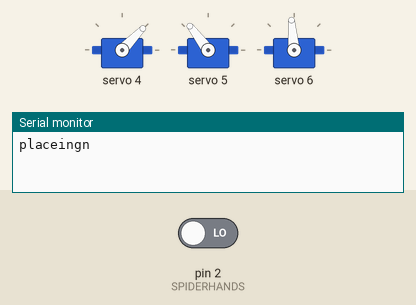
Simulated run of this sketch. Board: Arduino Uno, built with avr-gcc and run on an emulated ATmega328P. Shown: 3 × servo, the last lines printed to the serial monitor. The test bench sets the inputs (shaded band); at power-on: pin 2 (SPIDERHANDS) LOW.

Above: at 3.8 s.
3.9 s: pin 2 (SPIDERHANDS) driven HIGH
At 5.0 s:
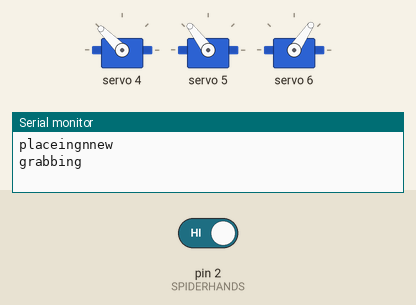
At 5.38 s:
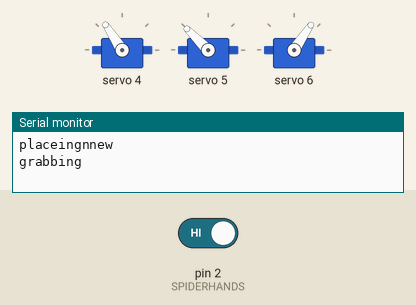
6.9 s: pin 2 (SPIDERHANDS) driven LOW
At 8.1 s:
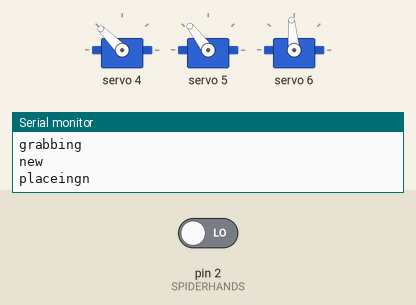
Timing chart, 0 to 9.9 s (numbered marks = the images above; inputs shaded):
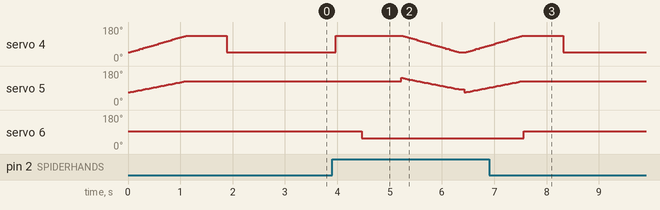

Measured:
- after the input at 3.9 s, servo 6: 95° → 56° after 0.57 s
- after the input at 6.9 s, servo 4: goes on until 8.3 s, then stays 46°; servo 5: goes on until 7.5 s, then stays 127°; servo 6: goes on until 7.6 s, then stays 95°

The sketch:

robo_update.ino
```cpp
/************************************************************************
 * robo_arms
 *
 * AUTHOR: Brandon Arnold
 * CREATED: 16:15, 14 April 2016
 * DESCRIPTION: This program will be running on an Arduino Uno equipped w/
 *   an Adafruit Servo/PWM shield capable of controlling up to 16 servos or
 *   PWM channels. The program is meant to control 3 robotic arms (3 servos
 *   each) each equipped w/ 1 grabber (1 servo each) to grab or place PVC
 *   rings with an external diameter of 2.375".
 *
 *   This robot will be competing as a part of Cal Poly's Roborodentia XXI
 *   which is a competition put on every year by the Roborodentia club as a
 *   part of Cal Poly's Open House, in particular as a part of the CPE/EE
 *   showcase.
 *
 *   This is the main driving program for the robotic arms that detects pin
 *   change interrupts and performs a certain routine according the the pin
 *   that the change is detected on.
 *
 * CONSIDERATIONS:
 *   - The servos will potentially draw a significant amount of current
 *     when moving all at the same time. This current will be investigated
 *     at several times by using a current-monitoring power supply to power
 *     the servo shield
 *   - It may be worth investigating whether to move the servos more slowly
 *     than their maximum speed in order to not jeopardize the physical arm
 *     and it's stability.
 *
 * NOTES:
 *   - Some of this code is adopted from the example provided as a part of
 *     the Adafruit library associated with the Adafruit Servo/PWM shield.
 *   - The number associated with the servos will increase from the base of
 *     the robotic arm to the tip. The first 'shoulder' servos will thus be
 *     numbered 0,4,8; the second 'elbow' servos will be 1,5,9; the third
 *     'wrist' servos will be numbered 2,6,10; finally, the servos driving
 *     the grabbers will be designated 3,7,11.
 *   - The servos responsible for turning the right and left arms will be
 *     numbered 12 (left) and 13 (right).
 *
 *************************************************************************/
#include <Wire.h>
#include <Adafruit_PWMServoDriver.h>


// called this way, it uses the default address 0x40
Adafruit_PWMServoDriver pwm = Adafruit_PWMServoDriver();
// you can also call it with a different address you want
//Adafruit_PWMServoDriver pwm = Adafruit_PWMServoDriver(0x41);

// Depending on your servo make, the pulse width min and max may vary, you
// want these to be as small/large as possible without hitting the hard stop
// for max range. You'll have to tweak them as necessary to match the servos you
// have!
#define SERVOMIN  150 // this is the 'minimum' pulse length count (out of 4096)
#define SERVOMAX  600 // this is the 'maximum' pulse length count (out of 4096)
#define SERVOMID  375 // approximate middle of the range shown above

#define SHOULDER_HIGH 40
#define SHOULDER_LOW 130
#define WRIST_HIGH 60
#define WRIST_LOW 140
#define GRABBER_OPEN 90
#define GRABBER_CLOSE 50

//MANA'S CHANGES
#define SPIDERHANDS 2

// *********** UPDATE ************
// Globals
int servos[16] = {0,0,0,0,0,0,0,0,0,0,0,0,0,0,0,0}; // Update this if possible when moving a servo
// *******************************

// Macro for mapping angle values to a pulse length
#define convert(x) map(x,0,180,SERVOMIN,SERVOMAX)

// States
enum State { ringsGrabbed, emptyHands };
State currState = emptyHands;

void setup() {
  // No serial communication in the actual run code
  pwm.begin();
  Serial.begin(9600);
  pwm.setPWMFreq(60);  // Analog servos run at ~60 Hz updates

  pinMode(SPIDERHANDS, INPUT);
  centerPlace();
 // pinMode(13, OUTPUT);
//  digitalWrite(SPIDERHANDS, HIGH);
  //enableInterrupt(SPIDERHANDS, positionArms, CHANGE);
  //attachInterrupt(digitalPinToInterrupt(SPIDERHANDS),centerGrab, RISING);
  //attachInterrupt(digitalPinToInterrupt(SPIDERHANDS),centerPlace, FALLING);
  //yield();
}

void loop() {
  if(digitalRead(SPIDERHANDS) == HIGH) {
    positionArms();
    delay(1);
  }

}

/*
 * positionArms() takes an array of integers as an argument which represents
 *   the position in degrees of each servo channel [0-15] on the servo shield.
 *   The degree values can be inclusively within the range of 0-180 and will
 *   be written in as global constants for the four different states that the
 *   robo arms will potentially be in (grab rings - close, grab rings - far,
 *   place rings - close, place rings - far).
 *
 *   CONSIDERATIONS: I should consider when I am placing or grabbing rings
 *   because each case may require moving the servos in separate orders.
 */
void positionArms(){
  //noInterrupts();
  Serial.println("new");
  delay(70);
  //Argument was int servoarms[]
// ALL OF THE BELOW CODE IS DEPRECATED FOR THE TIME BEING BECAUSE ROBOTS
//  int pulseLen[16]; // array for pulse values for use with setPWM()
//
//  // map all degree values to pulse values
//  for(int i = 0; i < 16; i++){
//    pulseLen[i] = map(servoDegrees[i], 0, 180, SERVOMIN, SERVOMAX);
//  }
//  // first rotate the servos which control the turning of the left/right arms
//  pwm.setPWM(12, 0, pulseLen[12]); // left arm
//  pwm.setPWM(13, 0, pulseLen[13]); // right arm
//
//  // move each arm individually and delay a bit after adjusting the servos
//  //  in an arm
//  for(int j = 0; j < 12; j++){
//    if(j > 0 && (j % 4 == 0)){ // If we're about to start the 2nd/3rd arm
//      delay(500); // wait a 1/2 second
//    }
//    pwm.setPWM(j, 0, pulseLen[j]);
//  }


  if(currState == ringsGrabbed){
    centerPlace();
    currState = emptyHands;
  }
  else if(currState == emptyHands){
    centerGrab();
    currState = ringsGrabbed;
  }

  //interrupts();
}


/*
 * The servos that are a part of the center arm reside on shield PWM channels
 * 4 (shoulder), 5 (wrist), and 6 (grabber).
 *
 * NOTE: delays are probably unnecessary.
 * SHOULDER HIGH POINT: 40
 * SHOULDER LOW POINT: 130
 * WRIST LOW POINT: 90
 * WRIST HIGH : 30
 * GRABBER OPEN: 90
 * GRABBER CLOSE: 60
 */
void centerGrab() {
  Serial.print("grabbing \n");
  pwm.setPWM(4, 0, convert(SHOULDER_LOW)); delay(500);
  //pwm.setPWM(5, 0, convert(WRIST_LOW)); delay(150);
  pwm.setPWM(6, 0, convert(GRABBER_CLOSE)); delay(750);

  // Lift after grabbing
  slowLiftOrDrop(1);
}

void centerPlace() {
  Serial.print("placeingn");
  slowLiftOrDrop(0);
  //pwm.setPWM(5, 0, convert(WRIST_HIGH)); delay(150);
  pwm.setPWM(6, 0, convert(GRABBER_OPEN)); delay(750);

  pwm.setPWM(4, 0, convert(SHOULDER_HIGH)); delay(750);
}

void slowLiftOrDrop(byte lift) { // for handling rings
  unsigned int i, wristAngle;

  if(lift){
    wristAngle = WRIST_LOW;
    for(i = SHOULDER_LOW; i >= SHOULDER_HIGH; i-=3){
        pwm.setPWM(4,0,convert(i));
        pwm.setPWM(5,0,convert(wristAngle-=2));
        delay(35);
     }
  }
  else{
    wristAngle = WRIST_HIGH;
     for(i = SHOULDER_HIGH; i <= SHOULDER_LOW; i+=3){

        pwm.setPWM(4,0,convert(i));
        pwm.setPWM(5,0,convert(wristAngle+=2));
        delay(35);
     }
  }
  //pwm.setPWM(5,0,25);
}

// ******** UPDATE ********
/* This function uses and updates the current position of each servo in the global array servos[...].
 * The function accepts a servo to move, a degree position to move it to, and an optional time unit in
 *  milliseconds. If the time in milliseconds is less than 200, it defaults to 200.
 *
 *  COMMENT: Performs a large number of computations for the amount of waiting that the function does.
 */
void slowMove(int servoNum, int pos, int unit){
  if (unit < 200) { unit = 200; } // Advance the time unit if necessary

  int pulseStart, pulseDest;

  pulseStart = convert(servos[servoNum]); // convert the start and dest. degrees to pulse lengths for the shield
  pulseDest = convert(pos);

  float curr, diff;
  curr= pulseStart; // current pulse length position
  diff = pulseDest - pulseStart; // difference between the two positions

  for(int i = 0; i < unit; i++){
    curr += (diff/unit); // move the current position by some set increment (defined by args)
    pwm.setPWM(servoNum, 0, ceil(curr)); // set the servo position to the ceiling of the current value

    delay(1);
  }

  // update the current position of the servo
  servos[servoNum] = pos;
}

// ************************
```
